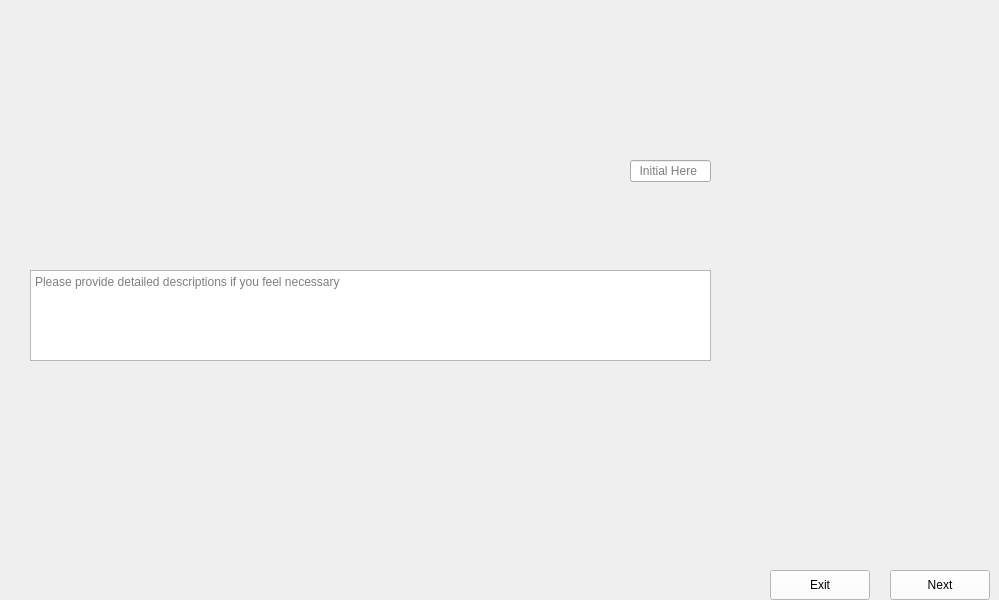
      <widget class="QWidget" name="Fill_Second_Pillars_and_Frame_1">
       <property name="maximumSize">
        <size>
         <width>1024</width>
         <height>600</height>
        </size>
       </property>
       <property name="styleSheet">
        <string notr="true">border-image: url(:/images/images/Fill_Second_Pillars_and_Frame_1.png);</string>
       </property>
       <widget class="QLineEdit" name="Fill_Second_Pillars_and_Frame_1_Data">
        <property name="geometry">
         <rect>
          <x>630</x>
          <y>160</y>
          <width>81</width>
          <height>22</height>
         </rect>
        </property>
        <property name="styleSheet">
         <string notr="true">border-image:None;</string>
        </property>
        <property name="placeholderText">
         <string>  Initial Here</string>
        </property>
       </widget>
       <widget class="QTextEdit" name="Fill_Second_Pillars_and_Frame_1_Comments">
        <property name="geometry">
         <rect>
          <x>30</x>
          <y>270</y>
          <width>681</width>
          <height>91</height>
         </rect>
        </property>
        <property name="styleSheet">
         <string notr="true">border-image:None;</string>
        </property>
        <property name="placeholderText">
         <string>Please provide detailed descriptions if you feel necessary </string>
        </property>
       </widget>
       <widget class="QLineEdit" name="Fill_Second_Pillars_and_Frame_1_Initials">
        <property name="geometry">
         <rect>
          <x>210</x>
          <y>560</y>
          <width>81</width>
          <height>22</height>
         </rect>
        </property>
        <property name="styleSheet">
         <string notr="true">QLineEdit{
background-color: rgb(240, 240, 240);
border: none;
border-image:None;
}</string>
        </property>
       </widget>
       <widget class="QLineEdit" name="Fill_Second_Pillars_and_Frame_1_Dates">
        <property name="geometry">
         <rect>
          <x>110</x>
          <y>560</y>
          <width>91</width>
          <height>22</height>
         </rect>
        </property>
        <property name="styleSheet">
         <string notr="true">QLineEdit{
background-color: rgb(240, 240, 240);
border: none;
border-image:None;
}</string>
        </property>
       </widget>
       <widget class="QPushButton" name="Fill_Second_Pillars_and_Frame_1_Next">
        <property name="geometry">
         <rect>
          <x>890</x>
          <y>570</y>
          <width>100</width>
          <height>30</height>
         </rect>
        </property>
        <property name="styleSheet">
         <string notr="true">QPushButton{
background-color: rgb(255, 255, 255);
height: 35px;
border-image:None;
}
QPushButton::hover{
background-color: rgb(0, 0, 255);
}
QPushButton:pressed{
padding-top:7px;
padding-top:7px;
}</string>
        </property>
        <property name="text">
         <string>Next</string>
        </property>
       </widget>
       <widget class="QPushButton" name="Fill_Second_Pillars_and_Frame_1_Back">
        <property name="geometry">
         <rect>
          <x>770</x>
          <y>570</y>
          <width>100</width>
          <height>30</height>
         </rect>
        </property>
        <property name="styleSheet">
         <string notr="true">QPushButton{
background-color: rgb(255, 255, 255);
height: 35px;
border-image:None;
}
QPushButton::hover{
background-color: rgb(0, 0, 255);
}
QPushButton:pressed{
padding-top:7px;
padding-top:7px;
}</string>
        </property>
        <property name="text">
         <string>Exit</string>
        </property>
       </widget>
      </widget>
